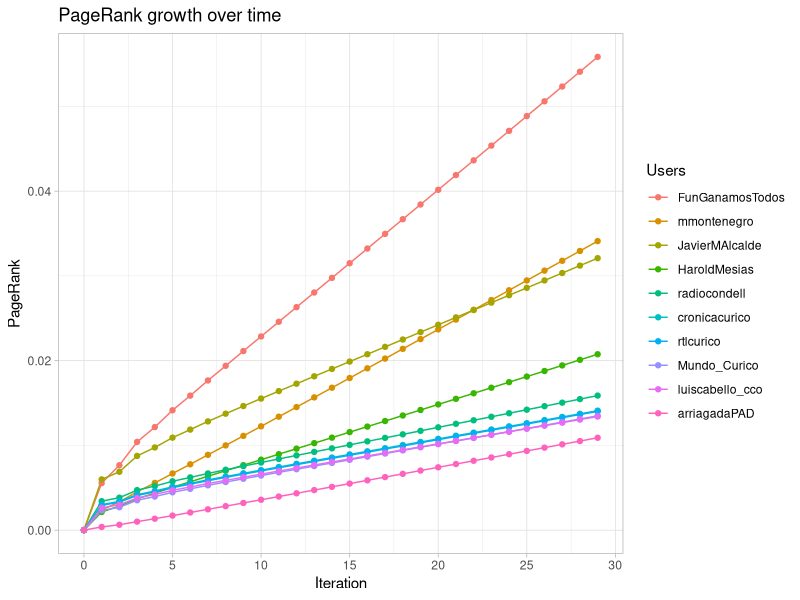

Source code (R):
library(ggplot2)
library(reshape2)
library(scales)
#library(devtools)

#devtools::install_github('cttobin/ggthemr')

history.data <- read.csv(file = "history.csv", sep = ";")
history.data <- head(history.data, 30)

data <- melt(history.data, id="Iteration")
p <- ggplot(data=data, aes(x=Iteration, y=value, colour=variable)) 
p <- p + labs(colour = "Users")
p <- p + geom_line() 
p <- p + geom_point()
p <- p + scale_x_continuous(breaks = pretty_breaks())
p <- p + labs(title="PageRank growth over time", x = "Iteration", y = "PageRank")
p <- p + theme_light()

p
